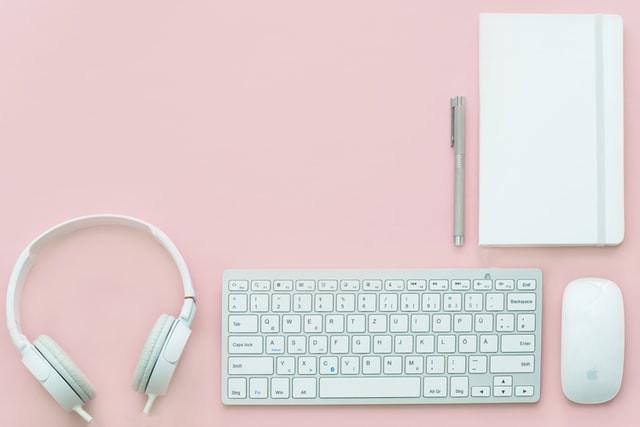
#> input picture objects.jpg, 640 x 427 px
$ python contour.py
#> lines starting #> are read from the running program, lines starting #| are printed output that depends on the picture; after the words box and inside, x2 and y2 are one past the last pixel; in counts of white or black regions, pixels touching at a corner belong together
import cv2

###############################################################################
### Contour Detection
###############################################################################
image = cv2.imread("objects.jpg")
#> image is the input picture: shape (427, 640, 3); mean B, G, R 209.8, 209.5, 224.8
gray = cv2.cvtColor(image, cv2.COLOR_BGR2GRAY)
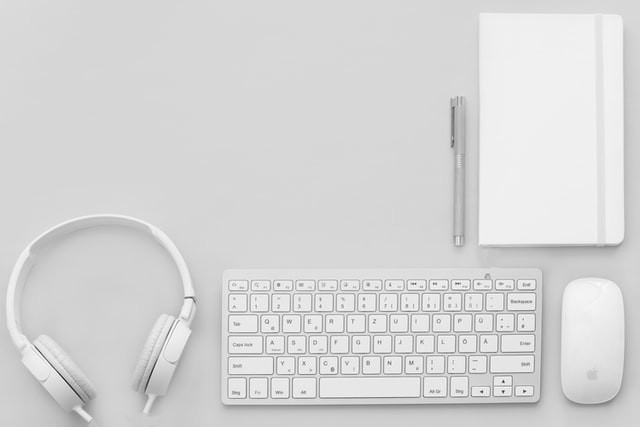
#> gray: shape (427, 640); min 32, max 253, mean 214.1
blurred = cv2.GaussianBlur(gray, (3, 3), 0)
edged = cv2.Canny(blurred, 10, 100)
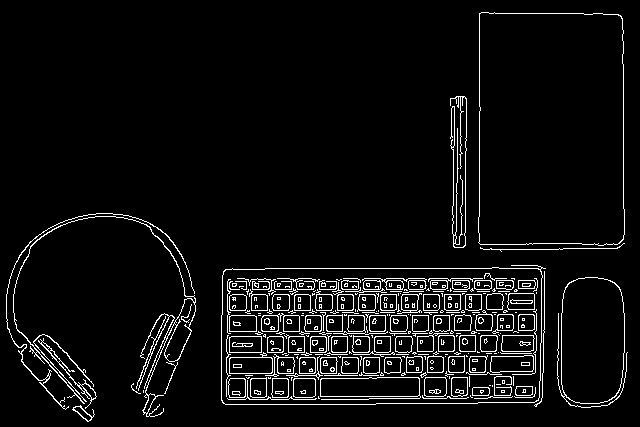
#> edged: shape (427, 640); 5.4% white in thin lines or dots

# find the contours in the edged image
contours, _ = cv2.findContours(edged, cv2.RETR_EXTERNAL, cv2.CHAIN_APPROX_SIMPLE)
#> contours = 14 contours, 5 with area under 20; largest, box (x1, y1, x2, y2) and area: (221, 265, 546, 405) 43105, (478, 12, 625, 246) 33180, (557, 277, 628, 408) 7292, (13, 216, 196, 417) 1237, (38, 338, 97, 409) 244
image_copy = image.copy()
# draw the contours on a copy of the original image
cv2.drawContours(image_copy, contours, -1, (0, 255, 0), 2)
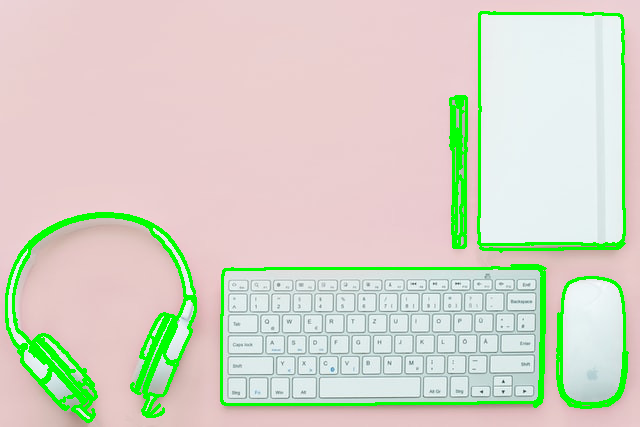
#> image_copy: shape (427, 640, 3); 6.14% of pixels changed, all inside (x1, y1, x2, y2) = (5, 11, 629, 423)
print(len(contours), "objects were found in this image.")
#| 14 objects were found in this image.

cv2.imshow("Edged image", edged)
cv2.imshow("contours", image_copy)
cv2.waitKey(0)
cv2.destroyAllWindows()

########################################################################
#### Contour Detection Using Dilation
########################################################################
kernel = cv2.getStructuringElement(cv2.MORPH_RECT, (3, 3))

# apply the dilation operation to the edged image
dilate = cv2.dilate(edged, kernel, iterations=1)
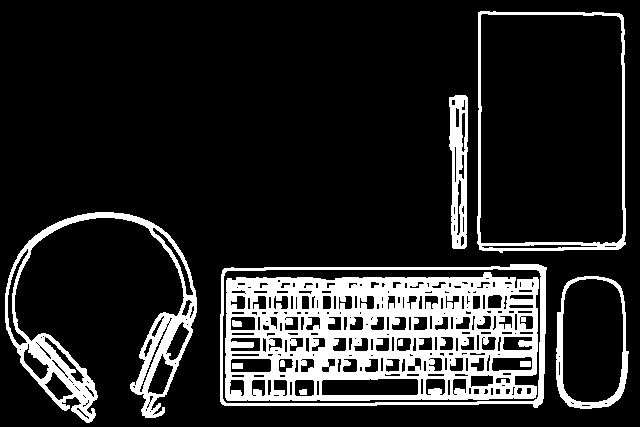
#> dilate: shape (427, 640); 15.7% white; 12 white regions

# find the contours in the dilated image
contours, _ = cv2.findContours(dilate, cv2.RETR_EXTERNAL, cv2.CHAIN_APPROX_SIMPLE)
#> contours = 5 contours; box (x1, y1, x2, y2) and area: (220, 264, 547, 408) 44538, (477, 11, 626, 253) 34671, (5, 212, 197, 423) 9844, (556, 276, 629, 409) 8300, (449, 95, 468, 249) 2334
image_copy = image.copy()
# draw the contours on a copy of the original image
cv2.drawContours(image_copy, contours, -1, (0, 255, 0), 2)
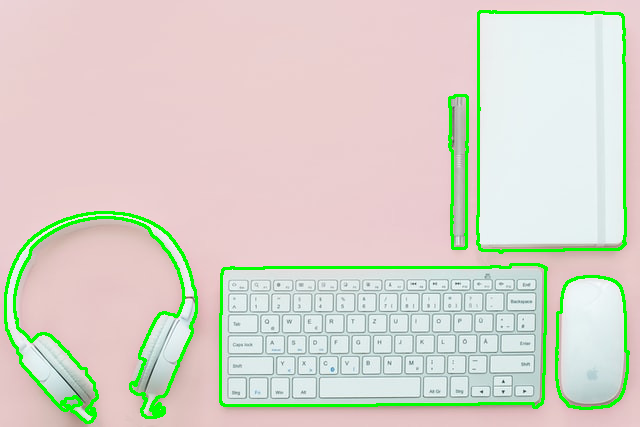
#> image_copy: shape (427, 640, 3); 4.36% of pixels changed, all inside (x1, y1, x2, y2) = (4, 10, 630, 424)
print(len(contours), "objects were found in this image.")
#| 5 objects were found in this image.

cv2.imshow("Dilated image", dilate)
cv2.imshow("contours", image_copy)
cv2.waitKey(0)
